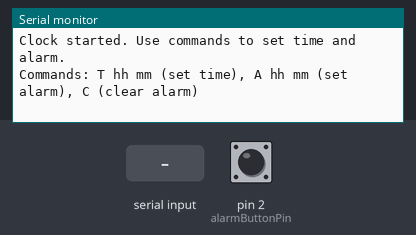
This sketch was run on a simulated Arduino Uno, built with avr-gcc and run on an emulated ATmega328P. On the bench: the last lines printed to the serial monitor. Inputs (shaded band) come from the test bench; at power-on: pin 2 (alarmButtonPin) HIGH.

Above: at 1.2 s.
1.3 s: "T \n" received over Serial
At 1.8 s:
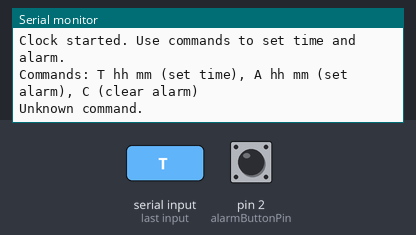
2.8 s: "C\n" received over Serial
At 4.0 s:
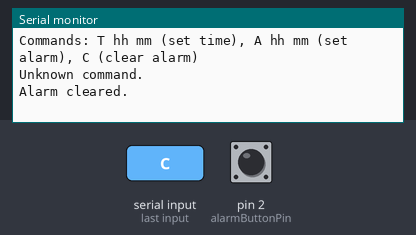
4.3 s: "T 90\n" received over Serial
At 5.3 s:
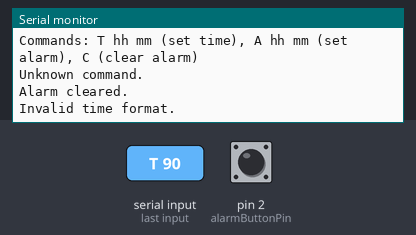
5.8 s: "T ,45\n" received over Serial
At 6.5 s:
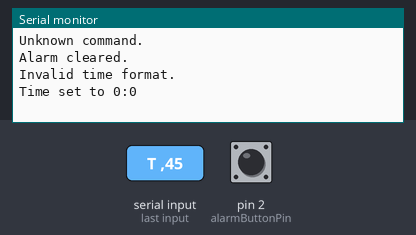
7.3 s: "A 90\n" received over Serial
At 8.5 s:
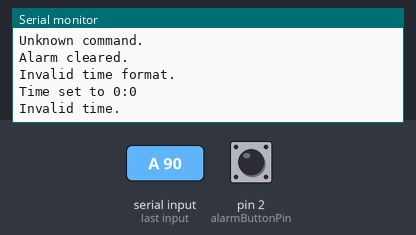
8.8 s: "A ,45\n" received over Serial
At 9.4 s:
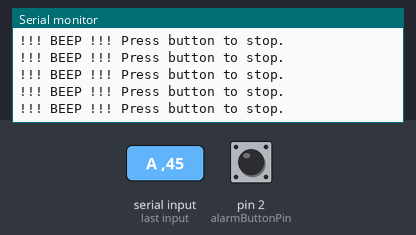

The sketch:

lab2.ino
```cpp
int hours = 0;
int minutes = 0;

// 24 hour format
unsigned long previousMinuteMillis = 0;
unsigned long previousDisplayMillis = 0;
const unsigned long minuteInterval = 60000; // ms so 1 min
const unsigned long displayInterval = 15000; // 15 seconds

// alarm
int alarmHour = -1;
int alarmMinute = -1;
bool alarmSet = false;
bool alarmTriggered = false;
bool alarmActive = false;

// button
const int alarmButtonPin = 2;

// starting
void setup() {
  Serial.begin(9600);

  // sets button as pin as pull up resistor
  // high when unpressed
  // low when pressed
  pinMode(alarmButtonPin, INPUT_PULLUP);

  Serial.println("Clock started. Use commands to set time and alarm.");
  Serial.println("Commands: T hh mm (set time), A hh mm (set alarm), C (clear alarm)");
}

// counting time
void loop() {
  unsigned long currentMillis = millis();

  // read input
  if (Serial.available()) {
    String input = Serial.readStringUntil('\n');
    input.trim();
    handleInput(input);
  }

  // track minutes
  if (currentMillis - previousMinuteMillis >= minuteInterval) {
    previousMinuteMillis = currentMillis;
    incrementMinute(); // adds a minute when a minute has passed
  }

  // show time every 15 seconds
  if (currentMillis - previousDisplayMillis >= displayInterval) {
    previousDisplayMillis = currentMillis;
    int seconds = (currentMillis / 1000) % 60;
    printTime(seconds);
  }

  // check alarm match
  if (alarmSet && hours == alarmHour && minutes == alarmMinute && !alarmTriggered) {
    alarmActive = true;
    alarmTriggered = true;
  }

  // alarm ringing
  if (alarmActive) {
    Serial.println("!!! BEEP !!! Press button to stop.");
  }

  // Stop alarm if button is pressed
  if (alarmActive && digitalRead(alarmButtonPin) == LOW) {
    alarmActive = false;
    Serial.println("Alarm stopped.");
  }
}

// increases minutes
void incrementMinute() {
  minutes++;
  if (minutes >= 60) {
    minutes = 0;
    hours++;
    if (hours >= 24) { // resets after 24 hour
      hours = 0;
    }
  }
  alarmTriggered = false; // reset for next time
}

// prints time
void printTime(int seconds) {
  Serial.print("Current time: ");
  if (hours < 10) Serial.print('0');
  Serial.print(hours);
  Serial.print(":");
  if (minutes < 10) Serial.print('0');
  Serial.print(minutes);
  Serial.print(":");
  if (seconds < 10) Serial.print('0');
  Serial.println(seconds);
}

// input handling
void handleInput(String cmd) {
  if (cmd.startsWith("T ")) {
    int h = cmd.substring(2, 4).toInt();
    int m = cmd.substring(5, 7).toInt();
    if (h >= 0 && h < 24 && m >= 0 && m < 60) {
      hours = h;
      minutes = m;
      Serial.print("Time set to ");
      Serial.print(hours);
      Serial.print(":");
      Serial.println(minutes);
    } else {
      Serial.println("Invalid time format.");
    }
  } else if (cmd.startsWith("A ")) {
    int h = cmd.substring(2, 4).toInt();
    int m = cmd.substring(5, 7).toInt();
    if (h >= 0 && h < 24 && m >= 0 && m < 60) {
      alarmHour = h;
      alarmMinute = m;
      alarmSet = true;
      Serial.print("Alarm set for ");
      Serial.print(alarmHour);
      Serial.print(":");
      Serial.println(alarmMinute);
    } else {
      Serial.println("Invalid time.");
    }
  } else if (cmd == "C") {
    // clear alarm
    clearAlarm();
  } else {
    Serial.println("Unknown command.");
  }
}

// Clears the alarm settings
void clearAlarm() {
  alarmHour = -1;
  alarmMinute = -1;
  alarmSet = false;
  alarmTriggered = false;
  alarmActive = false;
  Serial.println("Alarm cleared.");
}
```

Measured:
- after the input at 1.3 s, the serial monitor: prints a new line at once (image 1)
- after the input at 2.8 s, the serial monitor: prints a new line at once (image 2)
- after the input at 4.3 s, the serial monitor: prints a new line at once (image 3)
- after the input at 5.8 s, the serial monitor: prints a new line at once (image 4)
- after the input at 7.3 s, the serial monitor: prints a new line at once (image 5)
- after the input at 8.8 s, the serial monitor: prints a new line at once (image 6)
